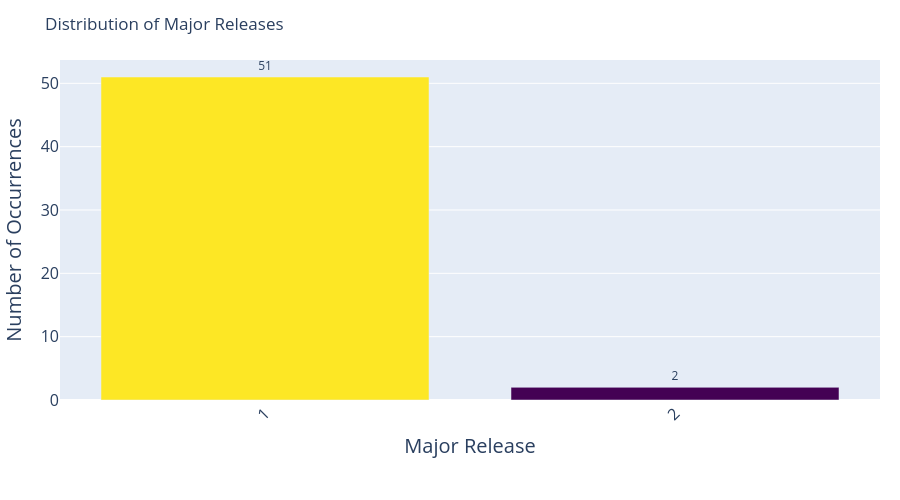

Source (notebook cell):
### Code cell
import pandas as pd
import plotly.express as px

df = pd.read_csv("data/evaluation_harness_metadata.csv", encoding="utf-8")

# Get value counts and create a DataFrame for plotting
value_counts = df['major release'].value_counts()
value_counts_df = value_counts.reset_index()
value_counts_df.columns = ['Major Release', 'Count']

# Convert Major Release to string to treat it as categorical
value_counts_df['Major Release'] = value_counts_df['Major Release'].astype(str)

# Create bar chart with Plotly
fig = px.bar(
    value_counts_df, 
    x='Major Release', 
    y='Count',
    title='Distribution of Major Releases',
    labels={'Major Release': 'Major Release', 'Count': 'Number of Occurrences'},
    color='Count',
    color_continuous_scale='viridis'
)

# Customize the layout
fig.update_layout(
    xaxis_tickangle=-45,
    margin=dict(l=20, r=20, t=60, b=100),
    height=500,
    showlegend=False,
    xaxis=dict(
        title_font_size=20,
        tickfont_size=16
    ),
    yaxis=dict(
        title_font_size=20,
        tickfont_size=16
    )
)

# Remove color bar
fig.update_coloraxes(showscale=False)

# Add value labels on top of bars
fig.update_traces(texttemplate='%{y}', textposition='outside')

fig.show()

### Figure 1 — Plotly figure (JSON) as saved in the notebook; plotly's stock layout.template omitted (floating-point values rounded to 4 significant figures)
{"data": [{"hovertemplate": "Major Release=%{x}<br>Number of Occurrences=%{marker.color}<extra></extra>", "legendgroup": "", "marker": {"color": [51, 2], "coloraxis": "coloraxis", "pattern": {"shape": ""}}, "name": "", "orientation": "v", "showlegend": false, "textposition": "outside", "texttemplate": "%{y}", "type": "bar", "x": ["1", "2"], "xaxis": "x", "y": [51, 2], "yaxis": "y"}], "layout": {"barmode": "relative", "coloraxis": {"colorbar": {"title": {"text": "Number of Occurrences"}}, "colorscale": [[0, "#440154"], [0.1111, "#482878"], [0.2222, "#3e4989"], [0.3333, "#31688e"], [0.4444, "#26828e"], [0.5556, "#1f9e89"], [0.6667, "#35b779"], [0.7778, "#6ece58"], [0.8889, "#b5de2b"], [1, "#fde725"]], "showscale": false}, "height": 500, "legend": {"tracegroupgap": 0}, "margin": {"b": 100, "l": 20, "r": 20, "t": 60}, "showlegend": false, "title": {"text": "Distribution of Major Releases"}, "xaxis": {"anchor": "y", "domain": [0, 1], "tickangle": -45, "tickfont": {"size": 16}, "title": {"font": {"size": 20}, "text": "Major Release"}}, "yaxis": {"anchor": "x", "domain": [0, 1], "tickfont": {"size": 16}, "title": {"font": {"size": 20}, "text": "Number of Occurrences"}}}}
